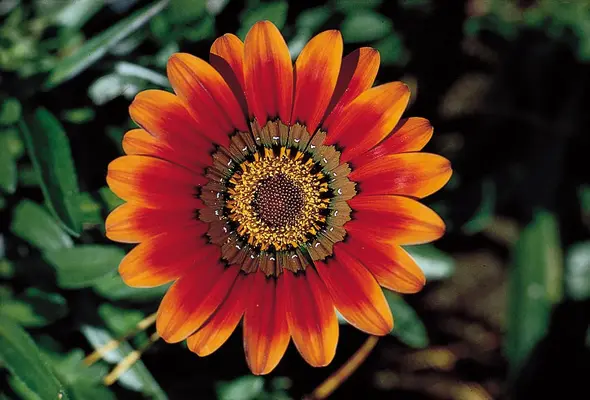
#> input picture examples/flower.webp, 590 x 400 px
$ python DistanceTransform.py examples/flower.webp 100 examples/donut.png out.png   (older library calls are emulated)
#> lines starting #> are read from the running program, lines starting #| are printed output that depends on the picture; after the words box and inside, x2 and y2 are one past the last pixel; in counts of white or black regions, pixels touching at a corner belong together
import sys

import cv2
import numpy as np

IMAGE_SRC = sys.argv[1]
THRESHOLD = int(sys.argv[2])
TRANSFORM_TYPE = sys.argv[3]
OUTPUT_FILE = sys.argv[4] if len(sys.argv) == 5 else None
CONNECTIVITY = 4

# read image
img = cv2.imread(IMAGE_SRC)
#> img is the input picture: shape (400, 590, 3); mean B, G, R 34.9, 53.1, 83.2

# convert to grayscale
grey = cv2.cvtColor(img, cv2.COLOR_BGR2GRAY)
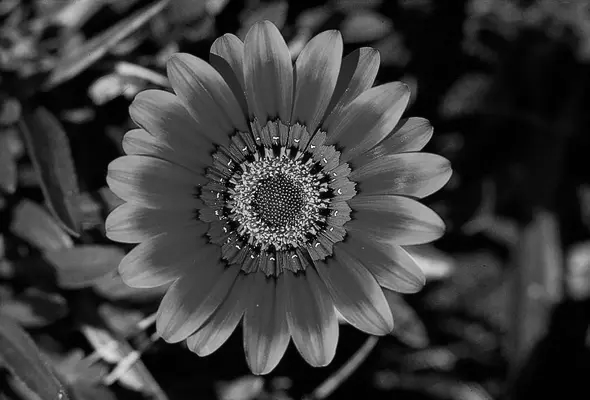
#> grey: shape (400, 590); min 0, max 254, mean 60

# convert to binary
_, thresh = cv2.threshold(grey, 127, 255, 0)
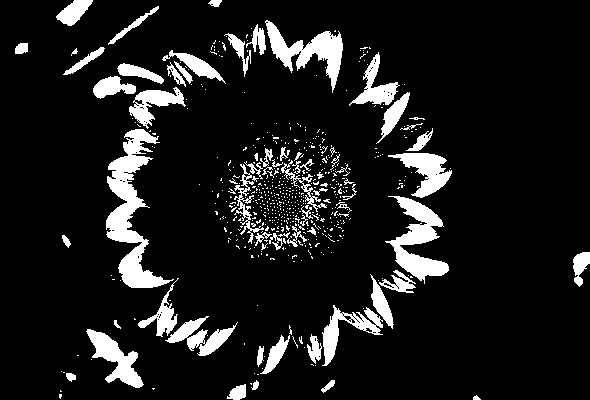
#> thresh: shape (400, 590); 11% white; 596 white regions (529 under 20 px), largest, box (x1, y1, x2, y2) and area: (106, 129, 174, 288) 3808, (385, 196, 449, 284) 2286, (265, 20, 343, 93) 1990

HEIGHT = thresh.shape[0]
#> HEIGHT = 400
WIDTH = thresh.shape[1]
#> WIDTH = 590

# find initial components
numLabels, labels, stats, centroids = cv2.connectedComponentsWithStats(
	thresh, CONNECTIVITY, cv2.CV_32S)
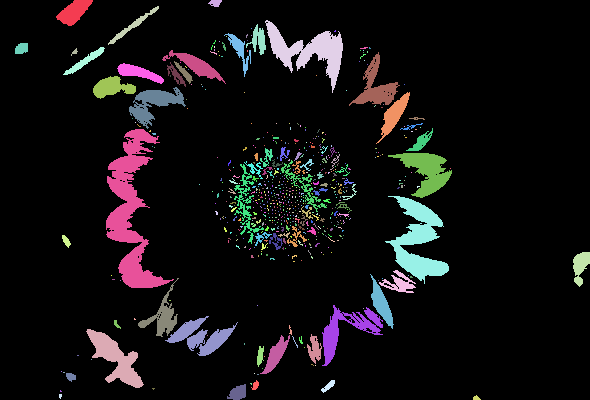
#> labels: shape (400, 590) int32; 597 distinct labels, from 0 to 596; one colour per label, 0 black
#> numLabels = 597; stats = 597 rows, first 6: [0, 0, 590, 400, 209935], [56, 0, 37, 26, 528], [208, 0, 14, 7, 68], [108, 6, 51, 39, 272], [265, 20, 78, 73, 1990], [246, 24, 20, 31, 272]; centroids = 597 pairs, first value 21.23 to 580.2, second value 2.56 to 397.7

# remove small components
for label in range(numLabels):
    x = stats[label, cv2.CC_STAT_LEFT]
    y = stats[label, cv2.CC_STAT_TOP]
    w = stats[label, cv2.CC_STAT_WIDTH]
    h = stats[label, cv2.CC_STAT_HEIGHT]

    neighbor_color = thresh[y - 1][x - 1]

    if w < THRESHOLD or h < THRESHOLD:
        for c in range(x, x + w):
            for r in range(y, y + h):
                if labels[r][c] == label:
                    thresh[r][c] = neighbor_color
#> this loop made 597 passes
#> (x, y, w, h) on passes 1 to 3: (0, 0, 590, 400), (56, 0, 37, 26), (208, 0, 14, 7)
#> thresh: shape (400, 590); 11.04% of pixels changed, all inside (x1, y1, x2, y2) = (15, 0, 590, 400)

# find the components outlines
contours, _ = cv2.findContours(255 - thresh, cv2.RETR_TREE, cv2.CHAIN_APPROX_SIMPLE)
#> contours = [[[0, 0], [0, 399], [589, 399], [589, 0]]]

# initialize the distances array and draw contours on it (distance on contour is zero)
distances = np.full(thresh.shape, np.inf)
cv2.drawContours(distances, contours, -1, 0, 1) # ASSUMES first contour is always the corners of the image
#> distances: shape (400, 590) float64; 99.16% of the values are NaN or infinite; the others: min 0, max 0, mean 0

def minOfSurroundingCube(row, col):
    box = [
        (row - 1, col),
        (row, col + 1),
        (row + 1, col),
        (row, col - 1),
        (row - 1, col - 1),
        (row - 1, col + 1),
        (row + 1, col - 1),
        (row + 1, col + 1),
    ]

    candidates = [(y, x) for (y, x) in box if y >= 0 and y < HEIGHT and x >= 0 and x < WIDTH and distances[y][x] >= 0]

    if len(candidates) == 0:
        return np.inf

    return np.min([distances[y][x] + np.sqrt((y - row) ** 2 + (x - col) ** 2) for (y, x) in candidates])

def maxOfSurroundingCube(row, col):
    box = [
        (row - 1, col),
        (row, col + 1),
        (row + 1, col),
        (row, col - 1),
        (row - 1, col - 1),
        (row - 1, col + 1),
        (row + 1, col - 1),
        (row + 1, col + 1),
    ]

    candidates = [(y, x) for (y, x) in box if y >= 0 and y < HEIGHT and x >= 0 and x < WIDTH and distances[y][x] <= 0]

    if len(candidates) == 0:
        return -np.inf

    return np.max([distances[y][x] - np.sqrt((y - row) ** 2 + (x - col) ** 2) for (y, x) in candidates])

def calculateDistance(y, x):
    if distances[y][x] != 0:
        if TRANSFORM_TYPE == 'I' and thresh[y][x] == 0:
            distances[y][x] = minOfSurroundingCube(y, x)
        elif TRANSFORM_TYPE == 'O' and thresh[y][x] > 0:
            distances[y][x] = minOfSurroundingCube(y, x)
        elif TRANSFORM_TYPE == 'S':
            if thresh[y][x] == 0:
                distances[y][x] = minOfSurroundingCube(y, x)
            else:
                distances[y][x] = maxOfSurroundingCube(y, x)

# forward pass
for y in range(HEIGHT):
    for x in range(WIDTH):
        calculateDistance(y, x)

# backward pass
for y in range(HEIGHT - 1, -1, -1):
    for x in range(WIDTH - 1, -1, -1):
        calculateDistance(y, x)


# normalize
distances[np.isinf(distances)] = 0
#> distances: shape (400, 590) float64; every value is 0
output = (((distances - np.min(distances)) / (np.max(distances) - np.min(distances))) * 255).astype(np.uint8)

if OUTPUT_FILE:
    cv2.imwrite(OUTPUT_FILE, output)

cv2.imshow("Original Image --> Distance Transform", np.hstack((img, cv2.cvtColor(output ,cv2.COLOR_GRAY2RGB))))
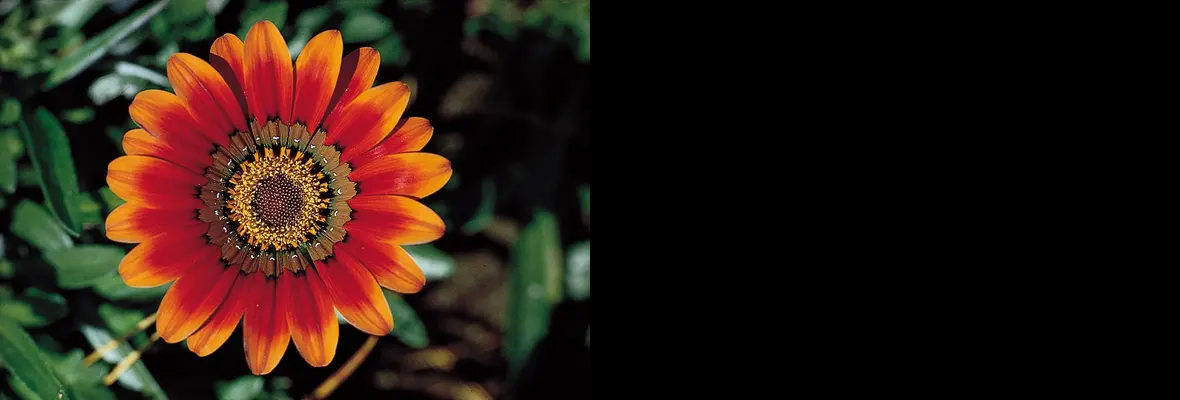
#> window 'Original Image --> Distance Tr': shape (400, 1180, 3); mean B, G, R 17.4, 26.5, 41.6
cv2.waitKey(0)
